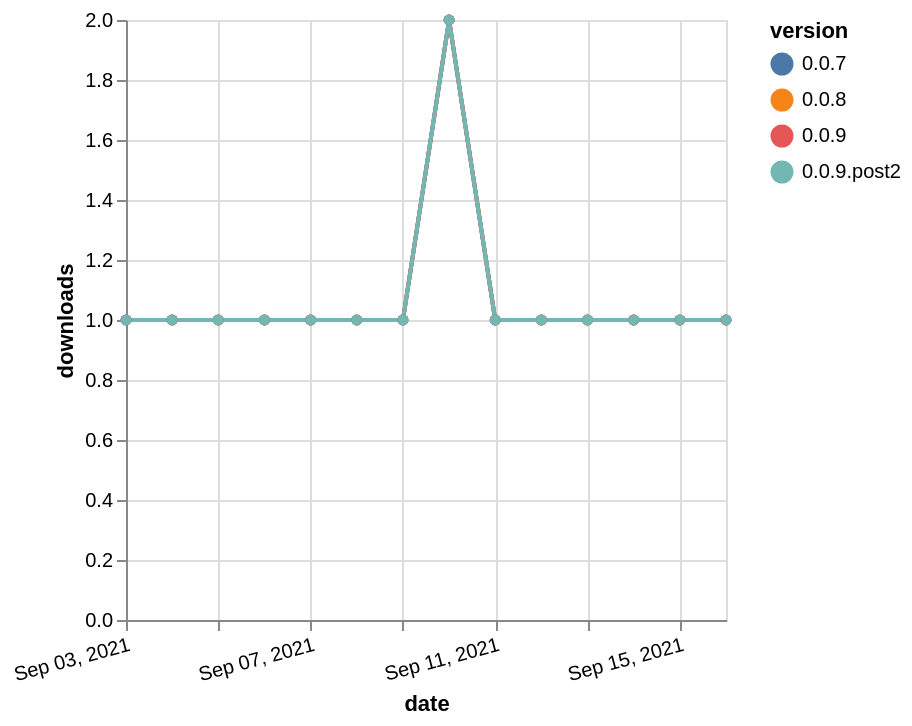

Vega-Lite specification stored for this chart:
### Vega-Lite specification from a JSON file in a GitHub repository (floating-point values rounded to 4 significant figures)
{"$schema": "https://vega.github.io/schema/vega-lite/v5.json", "description": "A simple bar chart with embedded data.", "data": {"values": [{"date": "2021-09-03", "total": 133, "delta": 1, "version": "0.0.8"}, {"date": "2021-09-04", "total": 134, "delta": 1, "version": "0.0.8"}, {"date": "2021-09-05", "total": 135, "delta": 1, "version": "0.0.8"}, {"date": "2021-09-06", "total": 136, "delta": 1, "version": "0.0.8"}, {"date": "2021-09-07", "total": 137, "delta": 1, "version": "0.0.8"}, {"date": "2021-09-08", "total": 138, "delta": 1, "version": "0.0.8"}, {"date": "2021-09-09", "total": 139, "delta": 1, "version": "0.0.8"}, {"date": "2021-09-10", "total": 141, "delta": 2, "version": "0.0.8"}, {"date": "2021-09-11", "total": 142, "delta": 1, "version": "0.0.8"}, {"date": "2021-09-12", "total": 143, "delta": 1, "version": "0.0.8"}, {"date": "2021-09-13", "total": 144, "delta": 1, "version": "0.0.8"}, {"date": "2021-09-14", "total": 145, "delta": 1, "version": "0.0.8"}, {"date": "2021-09-15", "total": 146, "delta": 1, "version": "0.0.8"}, {"date": "2021-09-16", "total": 147, "delta": 1, "version": "0.0.8"}, {"date": "2021-09-03", "total": 134, "delta": 1, "version": "0.0.7"}, {"date": "2021-09-04", "total": 135, "delta": 1, "version": "0.0.7"}, {"date": "2021-09-05", "total": 136, "delta": 1, "version": "0.0.7"}, {"date": "2021-09-06", "total": 137, "delta": 1, "version": "0.0.7"}, {"date": "2021-09-07", "total": 138, "delta": 1, "version": "0.0.7"}, {"date": "2021-09-08", "total": 139, "delta": 1, "version": "0.0.7"}, {"date": "2021-09-09", "total": 140, "delta": 1, "version": "0.0.7"}, {"date": "2021-09-10", "total": 142, "delta": 2, "version": "0.0.7"}, {"date": "2021-09-11", "total": 143, "delta": 1, "version": "0.0.7"}, {"date": "2021-09-12", "total": 144, "delta": 1, "version": "0.0.7"}, {"date": "2021-09-13", "total": 145, "delta": 1, "version": "0.0.7"}, {"date": "2021-09-14", "total": 146, "delta": 1, "version": "0.0.7"}, {"date": "2021-09-15", "total": 147, "delta": 1, "version": "0.0.7"}, {"date": "2021-09-16", "total": 148, "delta": 1, "version": "0.0.7"}, {"date": "2021-09-03", "total": 124, "delta": 1, "version": "0.0.9"}, {"date": "2021-09-04", "total": 125, "delta": 1, "version": "0.0.9"}, {"date": "2021-09-05", "total": 126, "delta": 1, "version": "0.0.9"}, {"date": "2021-09-06", "total": 127, "delta": 1, "version": "0.0.9"}, {"date": "2021-09-07", "total": 128, "delta": 1, "version": "0.0.9"}, {"date": "2021-09-08", "total": 129, "delta": 1, "version": "0.0.9"}, {"date": "2021-09-09", "total": 130, "delta": 1, "version": "0.0.9"}, {"date": "2021-09-10", "total": 132, "delta": 2, "version": "0.0.9"}, {"date": "2021-09-11", "total": 133, "delta": 1, "version": "0.0.9"}, {"date": "2021-09-12", "total": 134, "delta": 1, "version": "0.0.9"}, {"date": "2021-09-13", "total": 135, "delta": 1, "version": "0.0.9"}, {"date": "2021-09-14", "total": 136, "delta": 1, "version": "0.0.9"}, {"date": "2021-09-15", "total": 137, "delta": 1, "version": "0.0.9"}, {"date": "2021-09-16", "total": 138, "delta": 1, "version": "0.0.9"}, {"date": "2021-09-03", "total": 121, "delta": 1, "version": "0.0.9.post2"}, {"date": "2021-09-04", "total": 122, "delta": 1, "version": "0.0.9.post2"}, {"date": "2021-09-05", "total": 123, "delta": 1, "version": "0.0.9.post2"}, {"date": "2021-09-06", "total": 124, "delta": 1, "version": "0.0.9.post2"}, {"date": "2021-09-07", "total": 125, "delta": 1, "version": "0.0.9.post2"}, {"date": "2021-09-08", "total": 126, "delta": 1, "version": "0.0.9.post2"}, {"date": "2021-09-09", "total": 127, "delta": 1, "version": "0.0.9.post2"}, {"date": "2021-09-10", "total": 129, "delta": 2, "version": "0.0.9.post2"}, {"date": "2021-09-11", "total": 130, "delta": 1, "version": "0.0.9.post2"}, {"date": "2021-09-12", "total": 131, "delta": 1, "version": "0.0.9.post2"}, {"date": "2021-09-13", "total": 132, "delta": 1, "version": "0.0.9.post2"}, {"date": "2021-09-14", "total": 133, "delta": 1, "version": "0.0.9.post2"}, {"date": "2021-09-15", "total": 134, "delta": 1, "version": "0.0.9.post2"}, {"date": "2021-09-16", "total": 135, "delta": 1, "version": "0.0.9.post2"}]}, "width": "container", "mark": {"type": "line", "point": {"filled": true}}, "encoding": {"x": {"field": "date", "type": "temporal", "timeUnit": "yearmonthdate", "title": "date", "axis": {"labelAngle": -15}}, "y": {"field": "delta", "type": "quantitative", "title": "downloads"}, "color": {"field": "version", "type": "nominal"}, "tooltip": {"field": "delta"}}}
